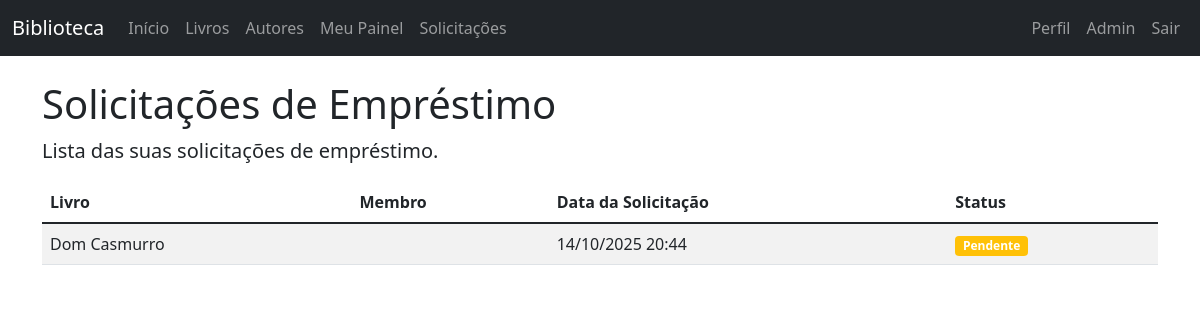
Screenshot of /requests/ (signed in) with the database file from the repository.
### books/models.py (models this page shows, shortened)
class BookRequest(models.Model):
    REQUEST_STATUS_CHOICES = [
        ('pending', 'Pendente'),
        ('approved', 'Aprovado'),
        ('rejected', 'Rejeitado'),
        ('completed', 'Concluído'),
    ]
    book = models.ForeignKey(Book, on_delete=models.CASCADE)
    member = models.ForeignKey(Member, on_delete=models.CASCADE)
    request_date = models.DateTimeField(auto_now_add=True)
    status = models.CharField(max_length=20, choices=REQUEST_STATUS_CHOICES, default='pending')
    approval_date = models.DateTimeField(null=True, blank=True)
    approved_by = models.ForeignKey(Member, on_delete=models.SET_NULL, null=True, blank=True, related_name='approved_requests')
    rejection_reason = models.TextField(blank=True)
    class Meta:
        ordering = ['-request_date']

class Book(models.Model):
    title = models.CharField(max_length=200)
    author = models.ForeignKey(Author, on_delete=models.CASCADE, related_name='books')
    isbn = models.CharField(max_length=13, unique=True)
    publication_date = models.DateField()
    pages = models.IntegerField()
    available = models.BooleanField(default=True)
    class Meta:
        ordering = ['title']

### books/views.py (the view)
# urls.py: path('requests/', views.request_list, name='request_list'),
@login_required
def request_list(request):
    try:
        member = request.user.member
    except Member.DoesNotExist:
        messages.error(request, 'Você precisa ter um perfil de membro para acessar esta página.')
        return HttpResponseRedirect(reverse('index'))
    if member.is_librarian:
        requests = BookRequest.objects.all()
    else:
        requests = BookRequest.objects.filter(member=member)
    return render(request, 'books/request_list.html', {'requests': requests})

### books/models.py (called while the page is built)
    @property
    def is_librarian(self):
        return self.role == 'librarian' or self.role == 'admin'

### templates/books/request_list.html (shortened to what this page needs)
{% extends 'base.html' %}
{% block content %}
<div class="row">
    <div class="col-md-12">
        <h1>Solicitações de Empréstimo</h1>
        {% if user.member.is_librarian %}
            <p class="lead">Lista de todas as solicitações de empréstimo.</p>
        {% else %}
            <p class="lead">Lista das suas solicitações de empréstimo.</p>
        {% endif %}
        {% if requests %}
            <div class="table-responsive">
                <table class="table table-striped table-hover">
                    <thead>
                        <tr>
                            <th>Livro</th>
                            <th>Membro</th>
                            <th>Data da Solicitação</th>
                            <th>Status</th>
                        </tr>
                    </thead>
                    <tbody>
                        {% for request in requests %}
                            <tr>
                                <td>{{ request.book.title }}</td>
                                {% if user.member.is_librarian %}
                                    <td>{{ request.member.user.first_name }} {{ request.member.user.last_name }}</td>
                                {% else %}
                                    <td>{{ request.member.user.first_name }} {{ request.member.user.last_name }}</td>
                                {% endif %}
                                <td>{{ request.request_date|date:"d/m/Y H:i" }}</td>
                                <td>
                                    {% if request.status == 'pending' %}
                                        <span class="badge bg-warning">Pendente</span>
                                    {% elif request.status == 'approved' %}
                                        <span class="badge bg-success">Aprovado</span>
                                    {% elif request.status == 'rejected' %}
                                        <span class="badge bg-danger">Rejeitado</span>
                                    {% elif request.status == 'completed' %}
                                        <span class="badge bg-info">Concluído</span>
                                    {% endif %}
                                </td>
                            </tr>
                        {% endfor %}
                    </tbody>
                </table>
            </div>
        {% else %}
            <div class="alert alert-info">
                <p>Nenhuma solicitação encontrada.</p>
            </div>
        {% endif %}
    </div>
</div>
{% endblock %}

### rows the page displays
BookRequest: book "Dom Casmurro", request_date "14/10/2025 20:44", status "Pendente"
